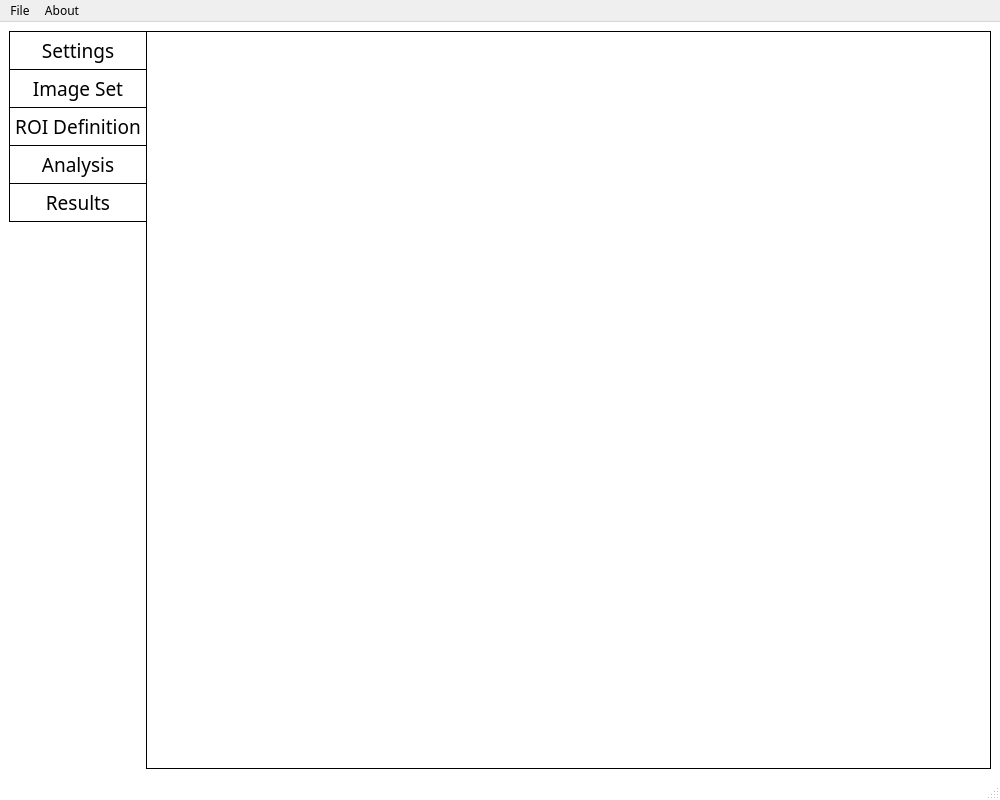
<?xml version="1.0" encoding="UTF-8"?>
<ui version="4.0">
 <class>MainWindow</class>
 <widget class="QMainWindow" name="MainWindow">
  <property name="geometry">
   <rect>
    <x>0</x>
    <y>0</y>
    <width>1000</width>
    <height>800</height>
   </rect>
  </property>
  <property name="font">
   <font>
    <family>Figtree Light</family>
   </font>
  </property>
  <property name="windowTitle">
   <string>SUN DIC</string>
  </property>
  <property name="windowOpacity">
   <double>1.000000000000000</double>
  </property>
  <property name="autoFillBackground">
   <bool>false</bool>
  </property>
  <property name="styleSheet">
   <string notr="true">QMainWindow{
background-color: rgb(255, 255, 255);
}</string>
  </property>
  <property name="tabShape">
   <enum>QTabWidget::Rounded</enum>
  </property>
  <widget class="QWidget" name="centralwidget">
   <property name="enabled">
    <bool>true</bool>
   </property>
   <property name="font">
    <font>
     <family>Figtree Light</family>
    </font>
   </property>
   <layout class="QGridLayout" name="gridLayout_2">
    <item row="0" column="0">
     <layout class="QGridLayout" name="gridLayout">
      <property name="leftMargin">
       <number>0</number>
      </property>
      <property name="topMargin">
       <number>0</number>
      </property>
      <property name="rightMargin">
       <number>0</number>
      </property>
      <property name="bottomMargin">
       <number>0</number>
      </property>
      <property name="spacing">
       <number>0</number>
      </property>
      <item row="0" column="0">
       <layout class="QVBoxLayout" name="verticalLayout">
        <property name="spacing">
         <number>0</number>
        </property>
        <item>
         <widget class="QPushButton" name="settingsBut">
          <property name="enabled">
           <bool>true</bool>
          </property>
          <property name="sizePolicy">
           <sizepolicy hsizetype="Minimum" vsizetype="Minimum">
            <horstretch>0</horstretch>
            <verstretch>0</verstretch>
           </sizepolicy>
          </property>
          <property name="sizeIncrement">
           <size>
            <width>2</width>
            <height>2</height>
           </size>
          </property>
          <property name="baseSize">
           <size>
            <width>14</width>
            <height>19</height>
           </size>
          </property>
          <property name="font">
           <font>
            <family>Figtree Light</family>
            <pointsize>14</pointsize>
            <weight>50</weight>
            <bold>false</bold>
            <kerning>true</kerning>
           </font>
          </property>
          <property name="tabletTracking">
           <bool>true</bool>
          </property>
          <property name="styleSheet">
           <string notr="true">    QPushButton{
        border: 2px  solid  rgb(0, 0, 0);
		background: rgb(255, 255, 255);
        border-style: outset;
        border-width: 1px 0px 0px 1px;
        border-radius: 0px;
        color: black;
		padding: 5px 5px 5px 5px;   
    }
QPushButton:checked {
border-style: inset;
background: qradialgradient(
cx: 0.4, cy: -0.1, fx: 0.4, fy: -0.1,
radius: 1.35, stop: 0 #fff, stop: 1 #90D5FF
);
}
QPushButton:disabled {
border-style: outset;
background: qradialgradient(
cx: 0.4, cy: -0.1, fx: 0.4, fy: -0.1,
radius: 1.35, stop: 0 #fff, stop: 1 #ddd
);
}
</string>
          </property>
          <property name="text">
           <string>Settings</string>
          </property>
          <property name="iconSize">
           <size>
            <width>20</width>
            <height>20</height>
           </size>
          </property>
          <property name="checkable">
           <bool>true</bool>
          </property>
          <property name="checked">
           <bool>false</bool>
          </property>
          <property name="autoExclusive">
           <bool>true</bool>
          </property>
          <property name="flat">
           <bool>false</bool>
          </property>
         </widget>
        </item>
        <item>
         <widget class="QPushButton" name="imageSetBut">
          <property name="font">
           <font>
            <family>Figtree Light</family>
            <pointsize>14</pointsize>
            <weight>50</weight>
            <bold>false</bold>
           </font>
          </property>
          <property name="styleSheet">
           <string notr="true">    QPushButton{
        border: 2px  solid  rgb(0, 0, 0);
		background: rgb(255, 255, 255);
        border-style: outset;
        border-width: 1px 0px 0px 1px;
        border-radius: 0px;
        color: black;
		padding: 5px 5px 5px 5px;   
    }
QPushButton:checked {
border-style: inset;
background: qradialgradient(
cx: 0.4, cy: -0.1, fx: 0.4, fy: -0.1,
radius: 1.35, stop: 0 #fff, stop: 1 #90D5FF
);
}
QPushButton:disabled {
border-style: outset;
background: qradialgradient(
cx: 0.4, cy: -0.1, fx: 0.4, fy: -0.1,
radius: 1.35, stop: 0 #fff, stop: 1 #ddd
);
}</string>
          </property>
          <property name="text">
           <string>Image Set</string>
          </property>
          <property name="checkable">
           <bool>true</bool>
          </property>
          <property name="autoExclusive">
           <bool>true</bool>
          </property>
          <property name="default">
           <bool>false</bool>
          </property>
          <property name="flat">
           <bool>false</bool>
          </property>
         </widget>
        </item>
        <item>
         <widget class="QPushButton" name="roiBut">
          <property name="font">
           <font>
            <family>Figtree Light</family>
            <pointsize>14</pointsize>
            <weight>50</weight>
            <bold>false</bold>
           </font>
          </property>
          <property name="styleSheet">
           <string notr="true">    QPushButton{
        border: 2px  solid  rgb(0, 0, 0);
		background: rgb(255, 255, 255);
        border-style: outset;
        border-width: 1px 0px 0px 1px;
        border-radius: 0px;
        color: black;
		padding: 5px 5px 5px 5px;   
    }
QPushButton:checked {
border-style: inset;
background: qradialgradient(
cx: 0.4, cy: -0.1, fx: 0.4, fy: -0.1,
radius: 1.35, stop: 0 #fff, stop: 1 #90D5FF
);
}
QPushButton:disabled {
border-style: outset;
background: qradialgradient(
cx: 0.4, cy: -0.1, fx: 0.4, fy: -0.1,
radius: 1.35, stop: 0 #fff, stop: 1 #ddd
);
}</string>
          </property>
          <property name="text">
           <string>ROI Definition</string>
          </property>
          <property name="checkable">
           <bool>true</bool>
          </property>
          <property name="autoExclusive">
           <bool>true</bool>
          </property>
         </widget>
        </item>
        <item>
         <widget class="QPushButton" name="analysisBut">
          <property name="font">
           <font>
            <family>Figtree Light</family>
            <pointsize>14</pointsize>
           </font>
          </property>
          <property name="styleSheet">
           <string notr="true">    QPushButton{
        border: 2px  solid  rgb(0, 0, 0);
		background: rgb(255, 255, 255);
        border-style: outset;
        border-width: 1px 0px 0px 1px;
        border-radius: 0px;
        color: black;
		padding: 5px 5px 5px 5px;   
    }
QPushButton:checked {
border-style: inset;
background: qradialgradient(
cx: 0.4, cy: -0.1, fx: 0.4, fy: -0.1,
radius: 1.35, stop: 0 #fff, stop: 1 #90D5FF
);
}
QPushButton:disabled {
border-style: outset;
background: qradialgradient(
cx: 0.4, cy: -0.1, fx: 0.4, fy: -0.1,
radius: 1.35, stop: 0 #fff, stop: 1 #ddd
);
}</string>
          </property>
          <property name="text">
           <string>Analysis</string>
          </property>
          <property name="checkable">
           <bool>true</bool>
          </property>
          <property name="autoExclusive">
           <bool>true</bool>
          </property>
         </widget>
        </item>
        <item>
         <widget class="QPushButton" name="resultsBut">
          <property name="enabled">
           <bool>true</bool>
          </property>
          <property name="font">
           <font>
            <family>Figtree Light</family>
            <pointsize>14</pointsize>
           </font>
          </property>
          <property name="styleSheet">
           <string notr="true">    QPushButton{
        border: 2px  solid  rgb(0, 0, 0);
		background: rgb(255, 255, 255);
        border-style: outset;
        border-width: 1px 0px 1px 1px;
        border-radius: 0px;
        color: black;
		padding: 5px 5px 5px 5px;   
    }
QPushButton:checked {
border-style: inset;
background: qradialgradient(
cx: 0.4, cy: -0.1, fx: 0.4, fy: -0.1,
radius: 1.35, stop: 0 #fff, stop: 1 #90D5FF
);
}
QPushButton:disabled {
border-style: outset;
background: qradialgradient(
cx: 0.4, cy: -0.1, fx: 0.4, fy: -0.1,
radius: 1.35, stop: 0 #fff, stop: 1 #ddd
);
}</string>
          </property>
          <property name="text">
           <string>Results</string>
          </property>
          <property name="checkable">
           <bool>true</bool>
          </property>
          <property name="autoExclusive">
           <bool>true</bool>
          </property>
         </widget>
        </item>
        <item>
         <spacer name="verticalSpacer">
          <property name="orientation">
           <enum>Qt::Vertical</enum>
          </property>
          <property name="sizeHint" stdset="0">
           <size>
            <width>20</width>
            <height>40</height>
           </size>
          </property>
         </spacer>
        </item>
       </layout>
      </item>
      <item row="0" column="1">
       <widget class="QFrame" name="mainFrame">
        <property name="enabled">
         <bool>true</bool>
        </property>
        <property name="sizePolicy">
         <sizepolicy hsizetype="Expanding" vsizetype="Expanding">
          <horstretch>0</horstretch>
          <verstretch>0</verstretch>
         </sizepolicy>
        </property>
        <property name="minimumSize">
         <size>
          <width>800</width>
          <height>4</height>
         </size>
        </property>
        <property name="font">
         <font>
          <family>Figtree Light</family>
          <kerning>true</kerning>
         </font>
        </property>
        <property name="autoFillBackground">
         <bool>false</bool>
        </property>
        <property name="styleSheet">
         <string notr="true">Qframe{
border-width: 1px;
border-style: outset;
}</string>
        </property>
        <property name="frameShape">
         <enum>QFrame::Panel</enum>
        </property>
        <property name="frameShadow">
         <enum>QFrame::Plain</enum>
        </property>
        <property name="lineWidth">
         <number>1</number>
        </property>
        <property name="midLineWidth">
         <number>0</number>
        </property>
       </widget>
      </item>
     </layout>
    </item>
   </layout>
  </widget>
  <widget class="QMenuBar" name="menubar">
   <property name="geometry">
    <rect>
     <x>0</x>
     <y>0</y>
     <width>1000</width>
     <height>21</height>
    </rect>
   </property>
   <property name="font">
    <font>
     <family>Figtree Light</family>
     <kerning>false</kerning>
    </font>
   </property>
   <widget class="QMenu" name="menuFile">
    <property name="font">
     <font>
      <family>Figtree Light</family>
      <kerning>false</kerning>
     </font>
    </property>
    <property name="autoFillBackground">
     <bool>true</bool>
    </property>
    <property name="tearOffEnabled">
     <bool>false</bool>
    </property>
    <property name="title">
     <string>File</string>
    </property>
    <addaction name="actionNew"/>
    <addaction name="actionOpen"/>
    <addaction name="actionSave"/>
    <addaction name="actionSave_as"/>
    <addaction name="actionExit"/>
   </widget>
   <widget class="QMenu" name="menuAbout">
    <property name="font">
     <font>
      <family>Figtree Light</family>
     </font>
    </property>
    <property name="title">
     <string>About</string>
    </property>
    <addaction name="actionDescription"/>
    <addaction name="actionGitHub"/>
    <addaction name="actionVersion"/>
    <addaction name="actionLicence"/>
   </widget>
   <addaction name="menuFile"/>
   <addaction name="menuAbout"/>
  </widget>
  <widget class="QStatusBar" name="statusbar">
   <property name="font">
    <font>
     <family>Figtree Light</family>
    </font>
   </property>
  </widget>
  <action name="actionOpen">
   <property name="text">
    <string>Open</string>
   </property>
   <property name="font">
    <font>
     <family>Figtree Light</family>
     <kerning>false</kerning>
    </font>
   </property>
  </action>
  <action name="actionSave">
   <property name="text">
    <string>Save</string>
   </property>
   <property name="font">
    <font>
     <family>Figtree Light</family>
    </font>
   </property>
  </action>
  <action name="actionSave_as">
   <property name="text">
    <string>Save as</string>
   </property>
   <property name="font">
    <font>
     <family>Figtree Light</family>
    </font>
   </property>
  </action>
  <action name="actionNew">
   <property name="text">
    <string>New</string>
   </property>
   <property name="font">
    <font>
     <family>Figtree Light</family>
     <kerning>true</kerning>
    </font>
   </property>
   <property name="iconVisibleInMenu">
    <bool>true</bool>
   </property>
  </action>
  <action name="actionExit">
   <property name="text">
    <string>Exit</string>
   </property>
   <property name="font">
    <font>
     <family>Figtree Light</family>
    </font>
   </property>
  </action>
  <action name="actionDescription">
   <property name="text">
    <string>Description</string>
   </property>
   <property name="font">
    <font>
     <family>Figtree Light</family>
    </font>
   </property>
  </action>
  <action name="actionGitHub">
   <property name="text">
    <string>GitHub</string>
   </property>
   <property name="font">
    <font>
     <family>Figtree Light</family>
    </font>
   </property>
  </action>
  <action name="actionVersion">
   <property name="text">
    <string>Version</string>
   </property>
   <property name="font">
    <font>
     <family>Figtree Light</family>
    </font>
   </property>
  </action>
  <action name="actionLicence">
   <property name="text">
    <string>Licence</string>
   </property>
   <property name="font">
    <font>
     <family>Figtree Light</family>
    </font>
   </property>
  </action>
 </widget>
 <resources/>
 <connections/>
</ui>
